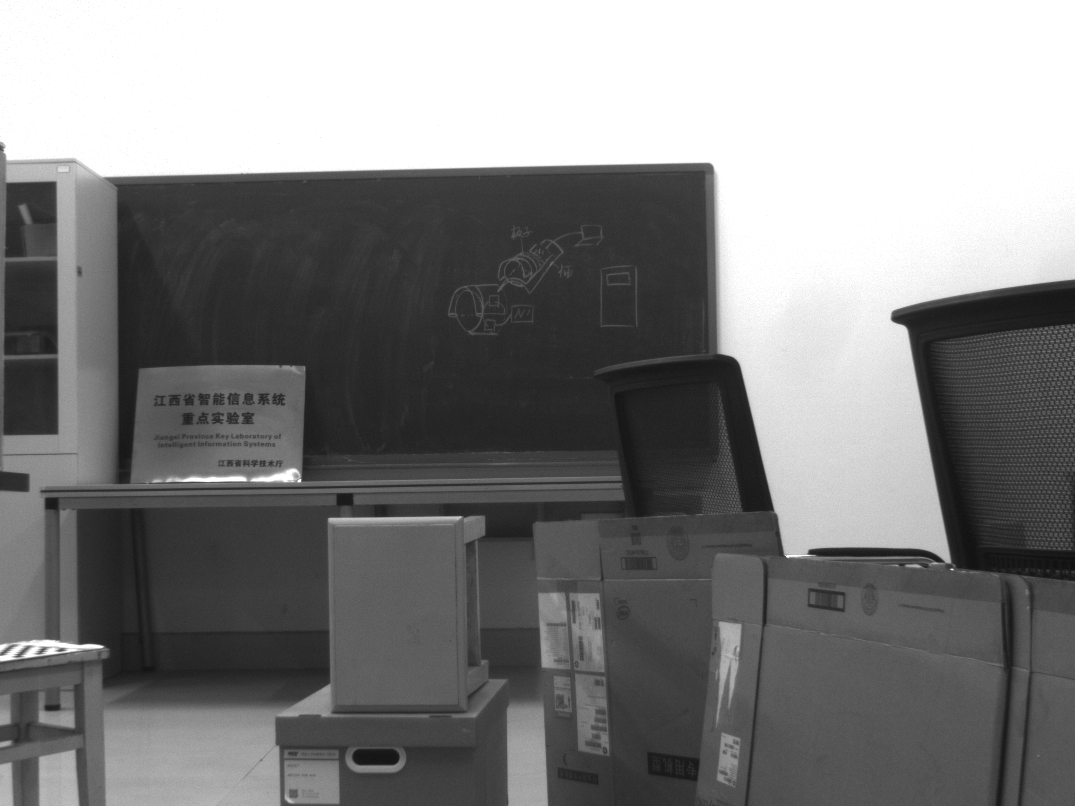
#> input picture indus_chair/test/recrop_0.bmp, 1075 x 806 px
$ python stereo.py   (older library calls are emulated)
#> lines starting #> are read from the running program, lines starting #| are printed output that depends on the picture
import cv2
import numpy as np
import camera_configs
from scipy import misc

#cv2.namedWindow("depth")
cv2.moveWindow("left", 0, 0)
cv2.moveWindow("right", 640, 0)

cv2.createTrackbar("num", "depth", 2, 10, lambda x: None)
cv2.createTrackbar("blockSize", "depth", 5, 255, lambda x: None)

if __name__ == '__main__':
    frame1 = cv2.imread('./indus_chair/test/recrop_0.bmp')
#> frame1 is the input picture: shape (806, 1075, 3); min 16, max 255, mean 127.8
    frame2 = cv2.imread('./indus_chair/test/resize_0.bmp')
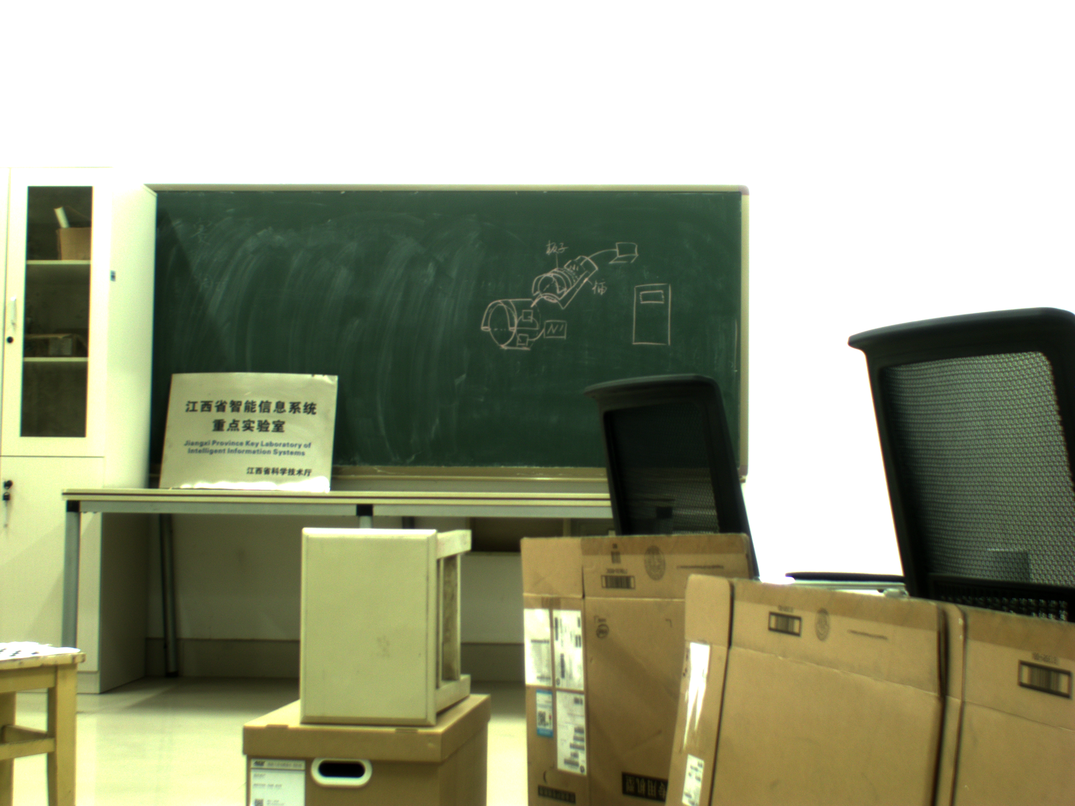
#> input picture indus_chair/test/resize_0.bmp, 1075 x 806 px
#> frame2 is the input picture: shape (806, 1075, 3); mean B, G, R 133, 158.5, 155.2
    img1_rectified = cv2.remap(frame1, camera_configs.left_map1, camera_configs.left_map2, cv2.INTER_LINEAR)
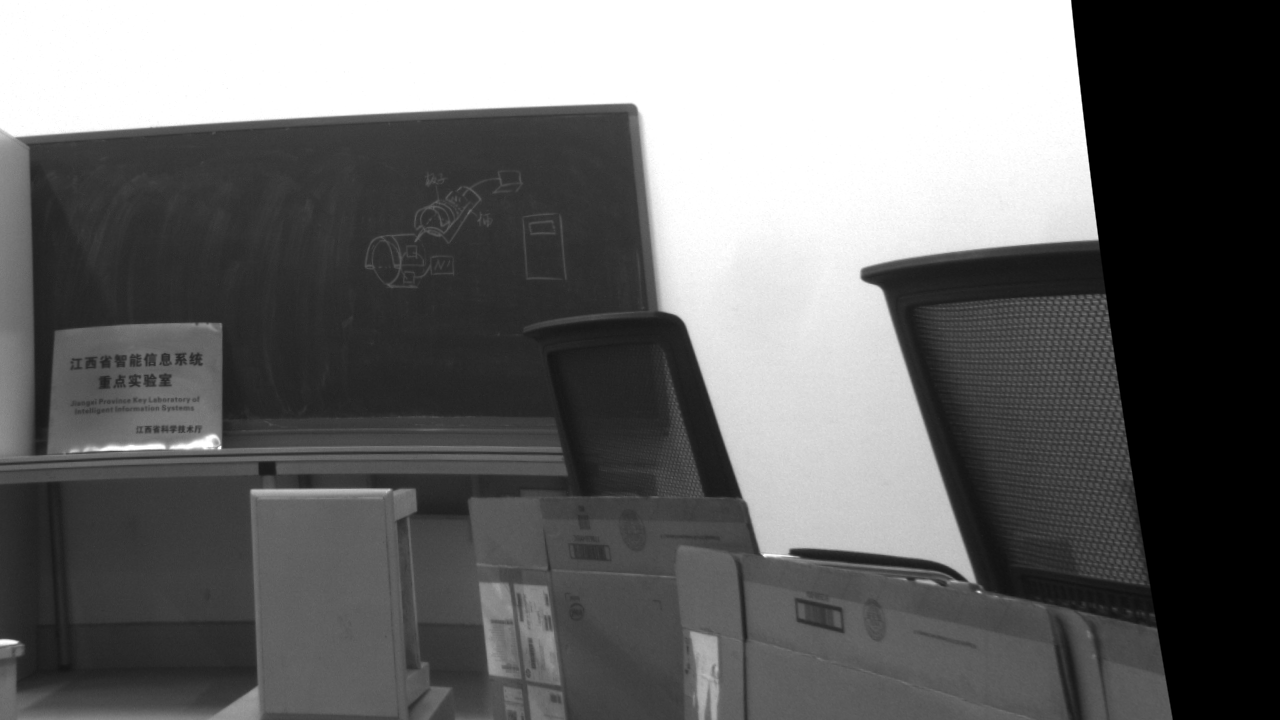
#> img1_rectified: shape (720, 1280, 3); min 0, max 255, mean 105.4
    img2_rectified = cv2.remap(frame2, camera_configs.right_map1, camera_configs.right_map2, cv2.INTER_LINEAR)
    path_BM_depth = './depth.png'

    # 将图片置为灰度图，为StereoBM作准备
    imgL = cv2.cvtColor(img1_rectified, cv2.COLOR_BGR2GRAY)
    imgR = cv2.cvtColor(img2_rectified, cv2.COLOR_BGR2GRAY)
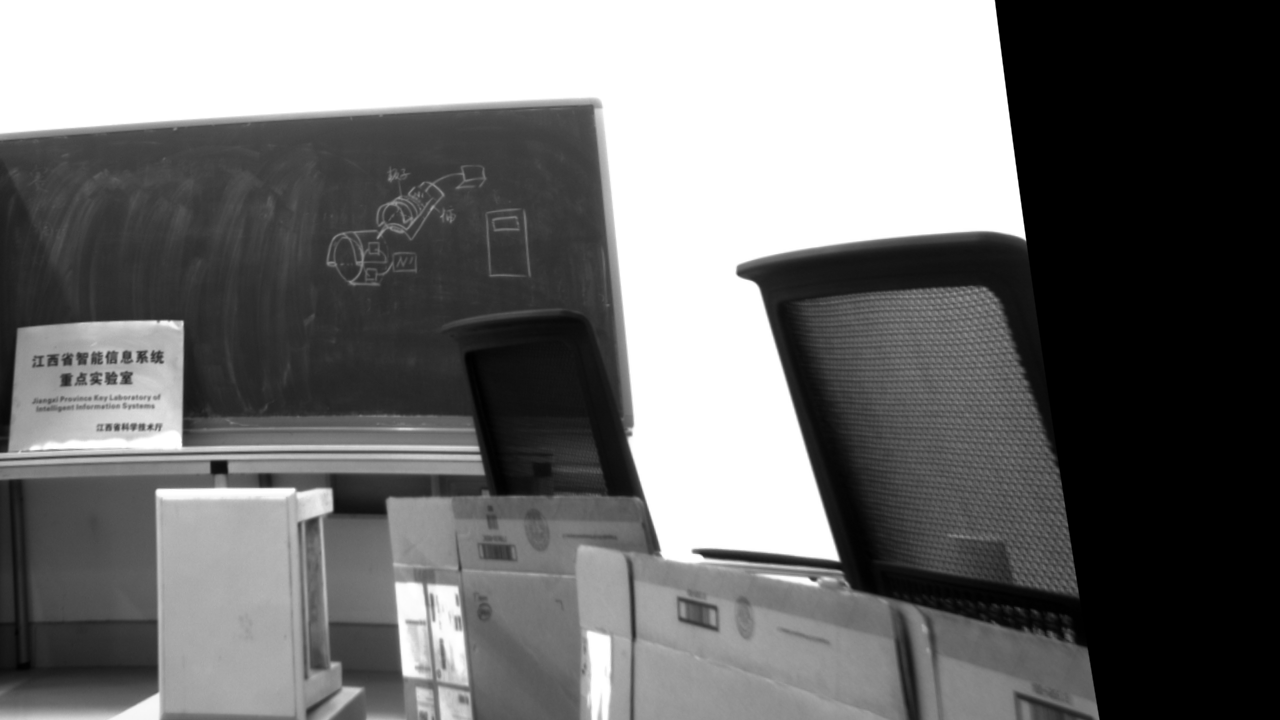
#> imgR: shape (720, 1280); min 0, max 255, mean 112.3

    # 两个trackbar用来调节不同的参数查看效果
    num = cv2.getTrackbarPos("num", "depth")
    blockSize = cv2.getTrackbarPos("blockSize", "depth")
    if blockSize % 2 == 0:
         blockSize += 1
    if blockSize < 5:
         blockSize = 5

     # 根据Block Maching方法生成差异图（opencv里也提供了SGBM/Semi-Global Block Matching算法，有兴趣可以试试）
    stereo = cv2.StereoBM_create(numDisparities = 16*num, blockSize = 9)

    disparity = stereo.compute(imgL, imgR)
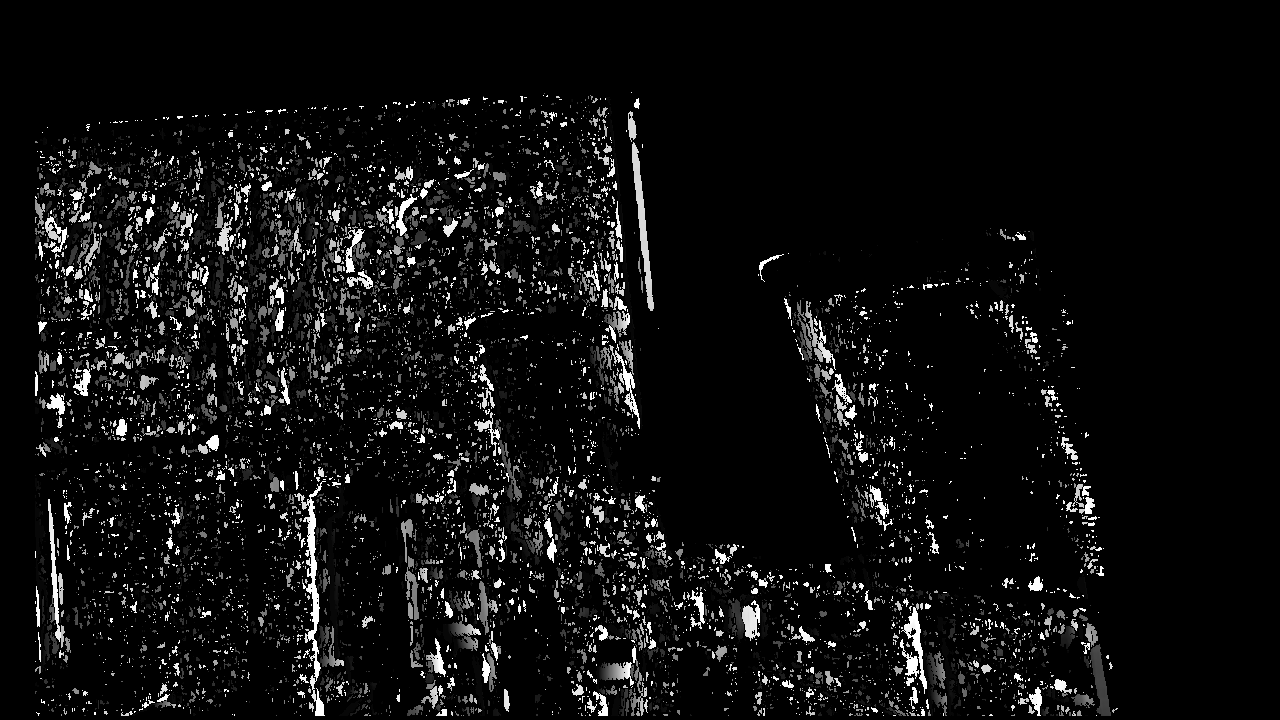
#> disparity: shape (720, 1280) int16; min -16, max 496, mean 14.9; drawn with min black and max white

    disp = cv2.normalize(disparity, disparity, alpha=0, beta=255, norm_type=cv2.NORM_MINMAX, dtype=cv2.CV_8U)
    # 将图片扩展至3d空间中，其z方向的值则为当前的距离
    threeD = cv2.reprojectImageTo3D(disparity.astype(np.float32)/16., camera_configs.Q)
#> threeD: shape (720, 1280, 3) float32; 1.01% of the values are NaN or infinite; the others: min -148157.2, max 296314.4, mean -75309.3
    print(threeD[0])
#> (printed output is left out)
# [8 lines of commented-out code are left out]
    cv2.imwrite(path_BM_depth, disp)
#> (the run stopped early here; a loop or call above may not have finished)
